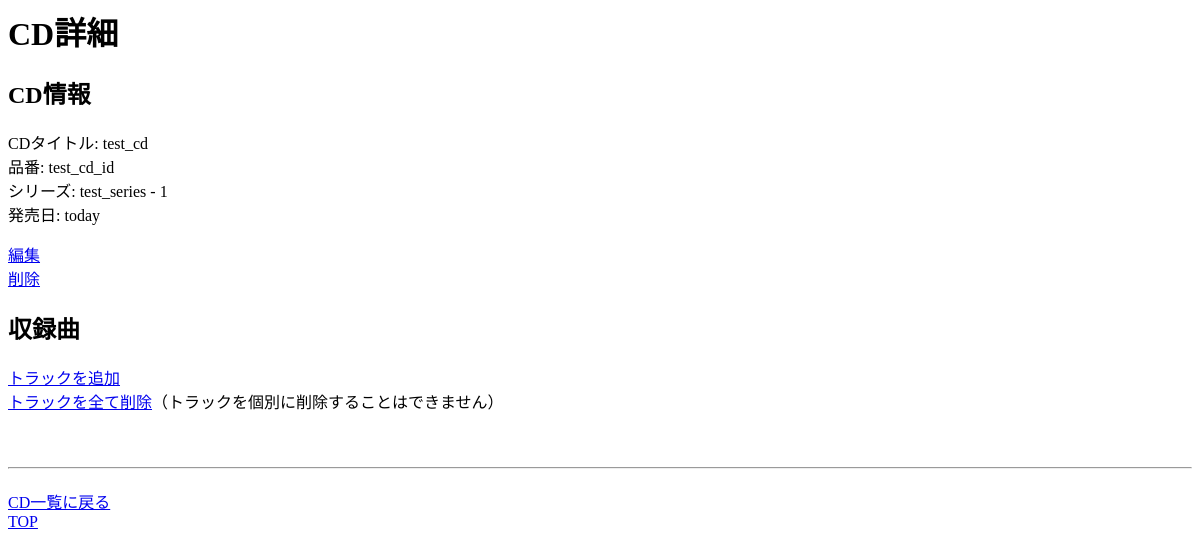
/cd/test_cd_id, run on an earlier commit of the app's database.
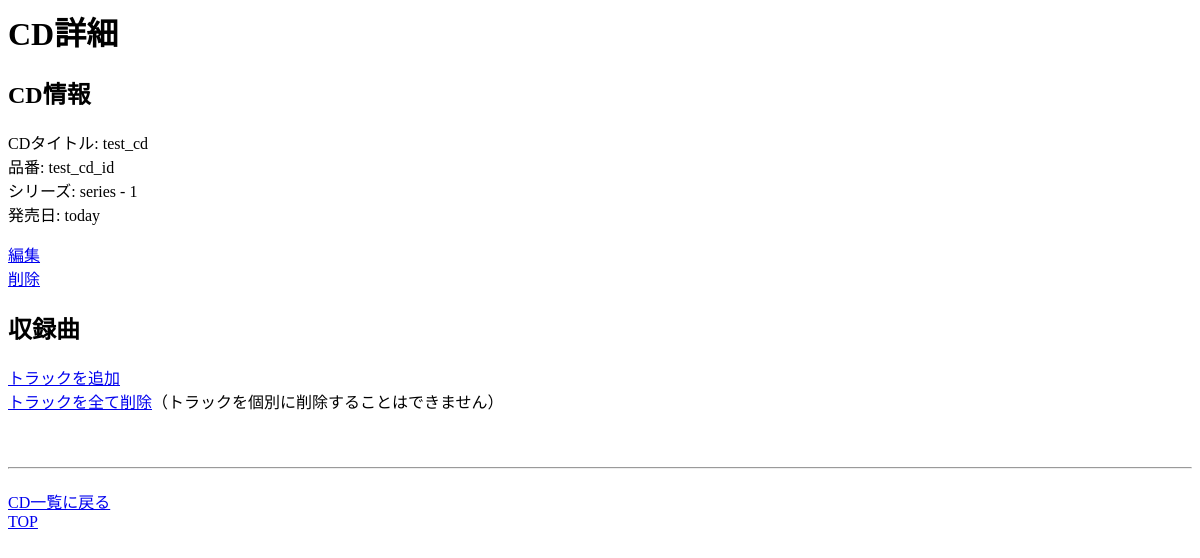
And on a later commit of the database.
### tables this page shows
CREATE TABLE cds (
	id VARCHAR, 
	title VARCHAR,
	series_name VARCHAR, 
	order_in_series INTEGER, 
	issued_date DATE, 
	PRIMARY KEY (id)
);

### app.py (the view)
@app.route('/cd/<id>')
def cd(id: str) -> str:
    con = get_db()
    cur = con.cursor()
    cd = cur.execute('SELECT * FROM cds WHERE id = ? ',
                     (id,)).fetchone()
    songs = cur.execute('SELECT t.track_number, s.title, GROUP_CONCAT(a.name, ", ") AS artists, s.id AS song_id '
                        'FROM tracks t '
                        'JOIN songs s ON s.id = t.song_id '
                        'JOIN tracks_artists ta ON ta.cd_id = t.cd_id AND ta.track_number = t.track_number '
                        'JOIN artists a ON a.id = ta.artist_id '
                        'WHERE t.cd_id = ? '
                        'GROUP BY t.track_number, s.title '
                        'ORDER BY t.track_number ',
                        (id, )).fetchall()
    if cd is None:
        return render_template('cd-not-found.html')
    return render_template('cd.html', cd=cd, songs=songs)

### app.py (called while the page is built)
def get_db() -> sqlite3.Connection:
    db = getattr(g, '_database', None)
    if db is None:
        db = g._database = sqlite3.connect(DATABASE)
        db.execute('PRAGMA foreign_keys = ON')  # 外部キー制約を有効化
        db.row_factory = sqlite3.Row  # カラム名でアクセスできるよう設定変更
    return db

@app.teardown_appcontext
def close_connection(exception: Optional[BaseException]) -> None:
    db = getattr(g, '_database', None)
    if db is not None:
        db.close()

### templates/cd.html (shortened to what this page needs)
<html lang="ja">
  <head>
  </head>
  <body>
    <h1>CD詳細</h1>
    <h2>CD情報</h2>
      <p>
        CDタイトル: {{cd.title}}<br>
        品番: {{cd.id}}<br>
        シリーズ: {{cd.series_name}} - {{cd.order_in_series}}<br>
        発売日: {{cd.issued_date}}<br>
      </p>
      <p>
        <a href="{{url_for('cd_edit', id=cd.id)}}">編集</a><br>
        <a href="{{url_for('cd_del', id=cd.id)}}">削除</a>
      </p>
    <h2>収録曲</h2>
      <p>
        <a href="{{url_for('track_add', id=cd.id)}}">トラックを追加</a><br>
        <a href="{{url_for('tracks_del', id=cd.id)}}">トラックを全て削除</a>（トラックを個別に削除することはできません）
      </p>
    <p>
      <br>
      <hr style="margin-top: 20px; margin-bottom: 20px;">
      <a href="{{url_for('cds')}}">CD一覧に戻る</a><br>
      <a href="{{url_for('index')}}">TOP</a>
    </p>
  </body>
</html>

What changed in the data, as far as the page shows it:
changed cds "test_cd": series_name "test_series" → "series"
